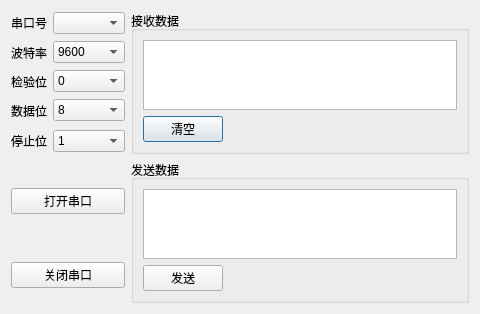
<?xml version="1.0" encoding="UTF-8"?>
<ui version="4.0">
 <class>SerialPort</class>
 <widget class="QDialog" name="SerialPort">
  <property name="geometry">
   <rect>
    <x>0</x>
    <y>0</y>
    <width>480</width>
    <height>288</height>
   </rect>
  </property>
  <property name="windowTitle">
   <string>串口设置</string>
  </property>
  <layout class="QGridLayout" name="gridLayout">
   <item row="0" column="2" rowspan="5">
    <widget class="QGroupBox" name="groupBox">
     <property name="title">
      <string>接收数据</string>
     </property>
     <layout class="QGridLayout" name="gridLayout_3">
      <item row="0" column="0" colspan="2">
       <widget class="QTextBrowser" name="textBrowserReceive"/>
      </item>
      <item row="1" column="0">
       <widget class="QPushButton" name="pushButtonClear">
        <property name="text">
         <string>清空</string>
        </property>
       </widget>
      </item>
      <item row="1" column="1">
       <spacer name="horizontalSpacer">
        <property name="orientation">
         <enum>Qt::Horizontal</enum>
        </property>
        <property name="sizeHint" stdset="0">
         <size>
          <width>244</width>
          <height>20</height>
         </size>
        </property>
       </spacer>
      </item>
     </layout>
    </widget>
   </item>
   <item row="5" column="2" rowspan="2">
    <widget class="QGroupBox" name="groupBox_2">
     <property name="title">
      <string>发送数据</string>
     </property>
     <layout class="QGridLayout" name="gridLayout_2">
      <item row="0" column="0" colspan="3">
       <widget class="QTextEdit" name="textEditSendData"/>
      </item>
      <item row="1" column="2">
       <spacer name="horizontalSpacer_2">
        <property name="orientation">
         <enum>Qt::Horizontal</enum>
        </property>
        <property name="sizeHint" stdset="0">
         <size>
          <width>244</width>
          <height>20</height>
         </size>
        </property>
       </spacer>
      </item>
      <item row="1" column="0">
       <widget class="QPushButton" name="pushButtonSend">
        <property name="text">
         <string>发送</string>
        </property>
       </widget>
      </item>
      <item row="1" column="1">
       <spacer name="verticalSpacer">
        <property name="orientation">
         <enum>Qt::Vertical</enum>
        </property>
        <property name="sizeHint" stdset="0">
         <size>
          <width>20</width>
          <height>40</height>
         </size>
        </property>
       </spacer>
      </item>
     </layout>
    </widget>
   </item>
   <item row="1" column="0">
    <widget class="QLabel" name="label_2">
     <property name="text">
      <string>波特率</string>
     </property>
    </widget>
   </item>
   <item row="1" column="1">
    <widget class="QComboBox" name="comboBoxBautRate">
     <item>
      <property name="text">
       <string>9600</string>
      </property>
     </item>
     <item>
      <property name="text">
       <string>14400</string>
      </property>
     </item>
     <item>
      <property name="text">
       <string>19200</string>
      </property>
     </item>
     <item>
      <property name="text">
       <string>38400</string>
      </property>
     </item>
     <item>
      <property name="text">
       <string>56000</string>
      </property>
     </item>
     <item>
      <property name="text">
       <string>57600</string>
      </property>
     </item>
     <item>
      <property name="text">
       <string>115200</string>
      </property>
     </item>
    </widget>
   </item>
   <item row="0" column="0">
    <widget class="QLabel" name="label">
     <property name="text">
      <string>串口号</string>
     </property>
    </widget>
   </item>
   <item row="0" column="1">
    <widget class="QComboBox" name="comboBoxPortName"/>
   </item>
   <item row="2" column="1">
    <widget class="QComboBox" name="comboBoxParity">
     <item>
      <property name="text">
       <string>0</string>
      </property>
     </item>
    </widget>
   </item>
   <item row="3" column="0">
    <widget class="QLabel" name="label_4">
     <property name="text">
      <string>数据位</string>
     </property>
    </widget>
   </item>
   <item row="3" column="1">
    <widget class="QComboBox" name="comboBoxDataBits">
     <item>
      <property name="text">
       <string>8</string>
      </property>
     </item>
    </widget>
   </item>
   <item row="4" column="0">
    <widget class="QLabel" name="label_5">
     <property name="text">
      <string>停止位</string>
     </property>
    </widget>
   </item>
   <item row="2" column="0">
    <widget class="QLabel" name="label_3">
     <property name="text">
      <string>检验位</string>
     </property>
    </widget>
   </item>
   <item row="5" column="0" colspan="2">
    <widget class="QPushButton" name="pushButtonOpenSerialPot">
     <property name="text">
      <string>打开串口</string>
     </property>
    </widget>
   </item>
   <item row="6" column="0" colspan="2">
    <widget class="QPushButton" name="pushButtonCloseSerialPort">
     <property name="text">
      <string>关闭串口</string>
     </property>
    </widget>
   </item>
   <item row="4" column="1">
    <widget class="QComboBox" name="comboBoxStopBits">
     <item>
      <property name="text">
       <string>1</string>
      </property>
     </item>
    </widget>
   </item>
  </layout>
 </widget>
 <resources/>
 <connections/>
</ui>
